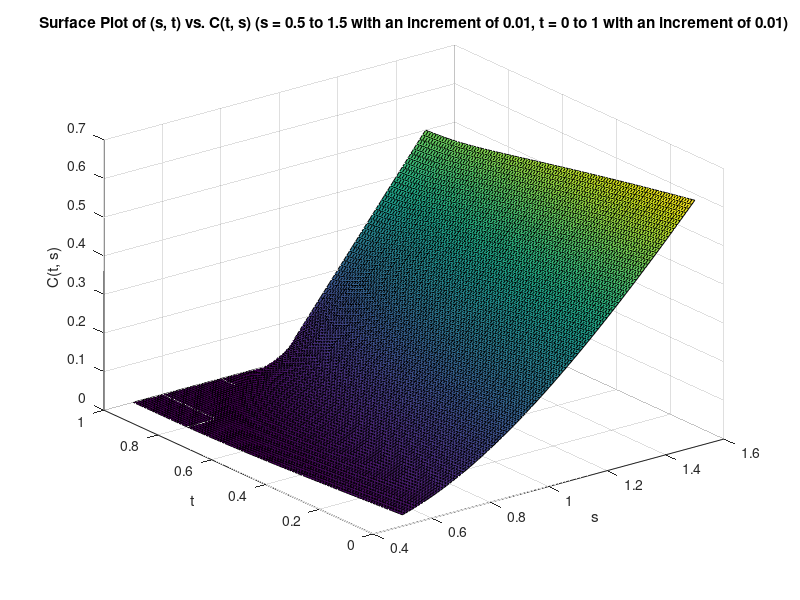
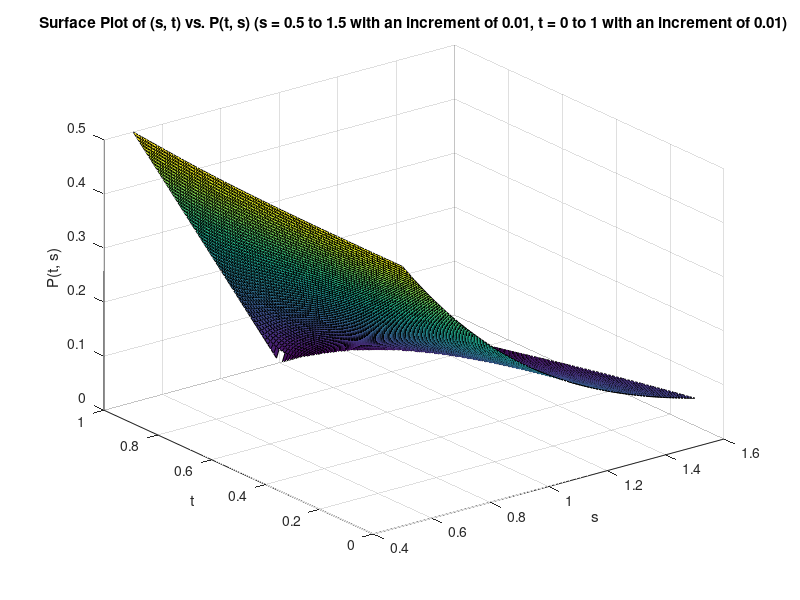

Recreate these plots in MATLAB, in order.
function [] = Lab7_Q3()
    clc;
    figure_i = 1;
    figure_name = 'Lab7_Q3-Figure';
    % Parameters for classical BSM.
    T = 1; K = 1; r = 0.05; sig = 0.6;
    t_vec = 0:0.01:1;
    s_vec = 0.5:0.01:1.5;

    % Surface Plot for Call.
    c_s_t_var = zeros(length(t_vec), length(s_vec));
    fig_name = ['Surface Plot of (s, t) vs. C(t, s) (s = ', num2str(s_vec(1)), ' to ', num2str(s_vec(length(s_vec))), ' with an increment of ', num2str(s_vec(2) - s_vec(1)), ', t = ', num2str(t_vec(1)), ' to ', num2str(t_vec(length(t_vec))), ' with an increment of ', num2str(t_vec(2) - t_vec(1)), ')'];
    p = figure('Position', [0, 0, 640, 480], 'Name', fig_name);
    for i = 1:length(t_vec)
        c_s_t_var(i, :) = BSCall(T, K, r, sig, t_vec(i), s_vec);
    end
    surf(s_vec, t_vec, c_s_t_var);
    xlabel('s');
    ylabel('t');
    zlabel('C(t, s)');
    title(fig_name);
    saveas(p, [figure_name, num2str(figure_i)], 'png');
    figure_i = figure_i + 1;

    % Surface Plot for Put.
    p_s_t_var = zeros(length(t_vec), length(s_vec));
    fig_name = ['Surface Plot of (s, t) vs. P(t, s) (s = ', num2str(s_vec(1)), ' to ', num2str(s_vec(length(s_vec))), ' with an increment of ', num2str(s_vec(2) - s_vec(1)), ', t = ', num2str(t_vec(1)), ' to ', num2str(t_vec(length(t_vec))), ' with an increment of ', num2str(t_vec(2) - t_vec(1)), ')'];
    p = figure('Position', [0, 0, 640, 480], 'Name', fig_name);
    for i = 1:length(t_vec)
        p_s_t_var(i, :) = BSPut(T, K, r, sig, t_vec(i), s_vec);
    end
    surf(s_vec, t_vec, p_s_t_var);
    xlabel('s');
    ylabel('t');
    zlabel('P(t, s)');
    title(fig_name);
    saveas(p, [figure_name, num2str(figure_i)], 'png');
end

function [call_fn] = BSCall(T, K, r, sig, t, s)
    d1 = log(s / K) + ((r + (sig * sig / 2)) * (T - t));
    d1 = d1 ./ (sig * sqrt(T - t));
    d2 = d1 - (sig * sqrt(T - t));
    call_fn = (normcdf(d1) .* s) - (normcdf(d2) .* K .* exp(-r * (T - t)));
end

function [put_fn] = BSPut(T, K, r, sig, t, s)
    call_val = BSCall(T, K, r, sig, t, s);
    put_fn = (K * exp(-r * (T - t))) - s + call_val;
end